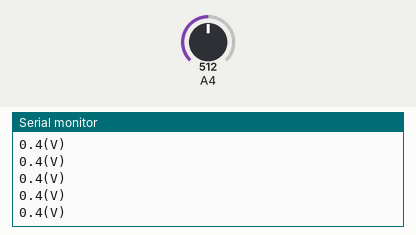
Recording of a sketch running on a simulated Arduino Uno, built with avr-gcc and run on an emulated ATmega328P. On the bench: the last lines printed to the serial monitor. The test bench sets the inputs (shaded band); at power-on: A4 = 512.

Above: at 1.2 s.
1.3 s: A4 set to 606
At 2.0 s:
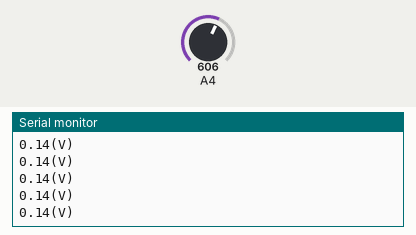
4.3 s: A4 set to 623
At 5.3 s:
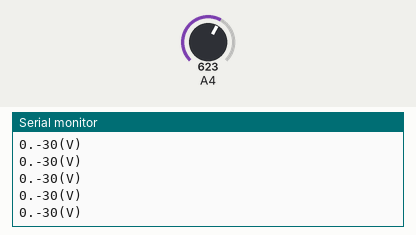
Timing chart, 0 to 7.3 s (numbered marks = the images above; inputs shaded):
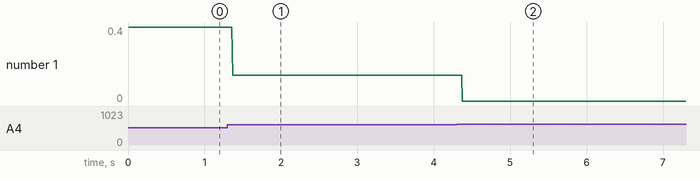

Measured:
- after the input at 1.3 s, the serial monitor: prints a new line after 0.07 s (image 1)
- after the input at 4.3 s, the serial monitor: prints a new line after 0.07 s (image 2)
- plotted number 1: 0.4 → 0.14 after the input at 1.3 s, 0.14 → 0 after the input at 4.3 s

The sketch:

adc_vr_2volt2.ino
```cpp
void setup() {
Serial.begin(9600);
Serial.println("ADC Start~");

}

void loop() {
  int adc = 0;
  long int mV = 0;
  adc = analogRead(4);
  mV = 5000 * adc /1023;
  long quot = mV / 1000;
  long remain = mV % 1000;
  Serial.print(quot);
  Serial.print(".");
  Serial.print(remain);
  Serial.println("(V)");

}
```
